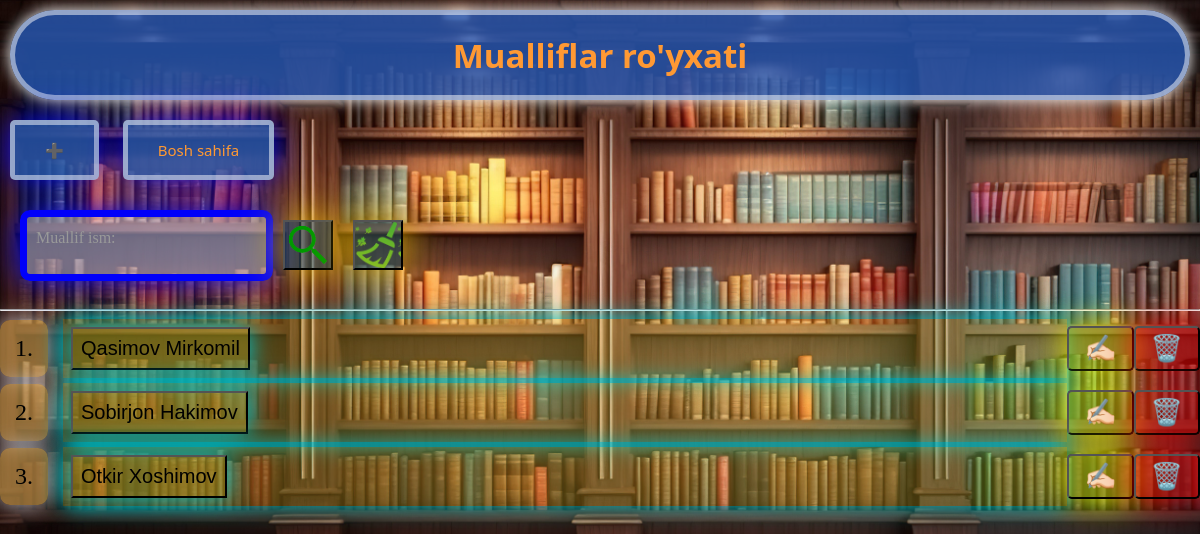
The page /mualliflar/ on the database its author committed.
### main/models.py (models this page shows, shortened)
class Muallif(models.Model):
    jins_choices = (
        ('Erkak', 'Erkak'),
        ('Ayol', 'Ayol'),
    )
    ism = models.CharField(max_length=100)
    jins = models.CharField(max_length=10, choices=jins_choices)
    t_sana = models.DateField(blank=True, null=True)
    kitob_soni = models.PositiveSmallIntegerField(blank=True, null=True)
    tirik = models.BooleanField(default=False)
    class Meta:
        verbose_name_plural = 'Mualliflar'
    objects = models.Manager()

### main/views.py (the view)
# urls.py: path('mualliflar/', mualliflar_view, name='mualliflar'),
def mualliflar_view(request):
    mualliflar = Muallif.objects.all()
    search = request.GET.get('search')
    if search is not None:
        mualliflar = mualliflar.filter(ism__icontains=search)
    context = {
        'mualliflar': mualliflar,
    }
    return render(request, 'mualliflar.html', context)

### templates/mualliflar/mualliflar.html (shortened to what this page needs)
<!DOCTYPE html>
<html lang="en">
<head>
    {% load static %}
</head>
<body>
<h1>Mualliflar ro'yxati</h1>
<a href="/muallif-qo'shish/" class="a">➕</a>
<a href="/home/" class="a">Bosh sahifa</a>
<div class="form-container">
    <form class="inline-form">
        <div class="input-container">
        <input type="text" name="search" placeholder="" id="search" >
            <label for="search"> Muallif ism:</label>
           <button class="icon"></button>
    <a href="/mualliflar/"><button class = "icon2"></button></a>
</div>
    </form>
    </div>
<hr>
    {%for muallif in mualliflar%}
    <p class="p_teg">
        <span>{{forloop.counter}}.</span>
        <a href="/mualliflar/{{ muallif.id}}/" class="button ism"><button class="button ism">{{ muallif.ism}}</button></a>
        <a href="/mualliflar/{{muallif.id}}/update/"><button class="update-button">✍🏻</button></a>
        <a href="/mualliflar/{{ muallif.id}}/delete-confrim/" ><button class="delete-button">🗑️</button></a>
    </p>
{%endfor%}
</body>
</html>

### rows shown on the page
Muallif: ism "Qasimov Mirkomil"
Muallif: ism "Sobirjon Hakimov"
Muallif: ism "Otkir Xoshimov"
